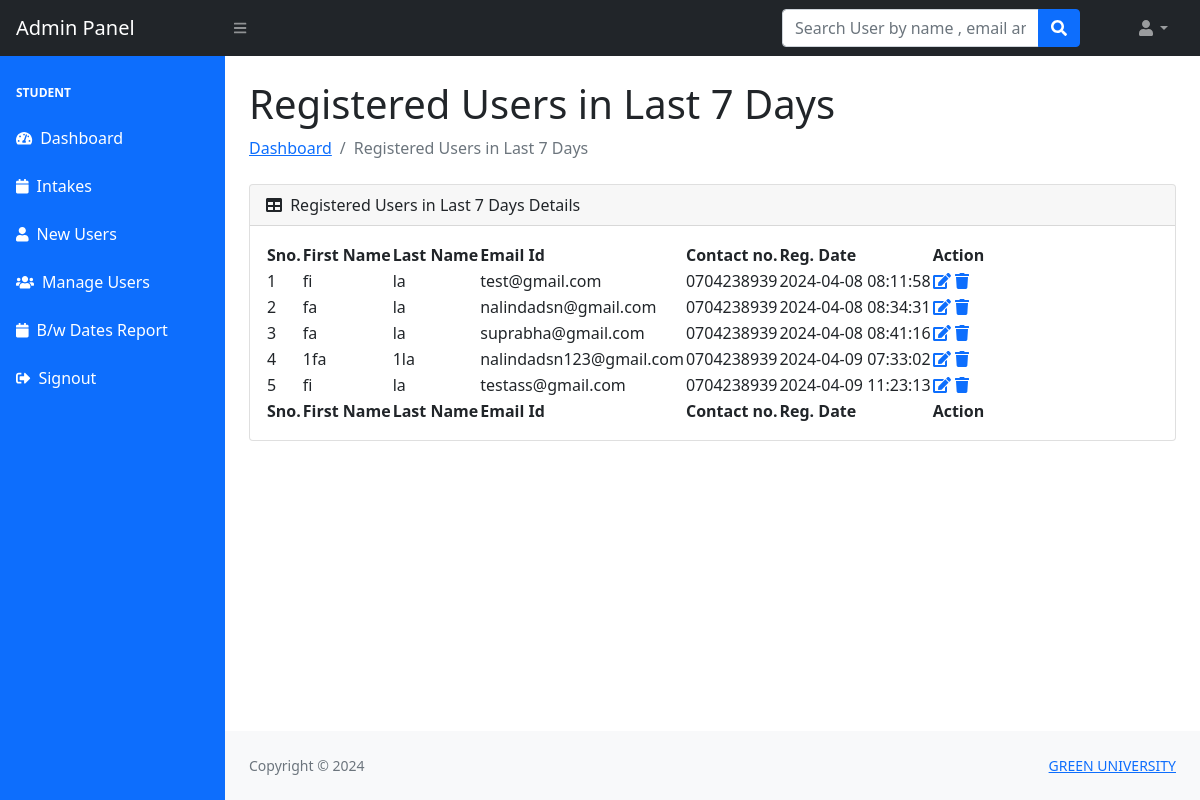
Screenshot of /admin/lastsevendays-reg-users.php (signed in) with the database file from the repository.
### tables this page shows
CREATE TABLE `users` (
  `id` int(11) NOT NULL,
  `fullName` varchar(400) DEFAULT NULL,
  `nameWithInitials` varchar(200) DEFAULT NULL,
  `indexNo` varchar(200) DEFAULT NULL,
  `intake` varchar(50) DEFAULT NULL,
  `fname` varchar(255) DEFAULT NULL,
  `lname` varchar(255) DEFAULT NULL,
  `email` varchar(255) DEFAULT NULL,
  `password` varchar(300) DEFAULT NULL,
  `contactno` varchar(11) DEFAULT NULL,
  `posting_date` timestamp NOT NULL DEFAULT current_timestamp()
);

### admin/lastsevendays-reg-users.php (the view, shortened to what this page needs)
<?php session_start();
include_once('../includes/config.php');
if (strlen($_SESSION['adminid']==0)) {
  header('location:logout.php');
  } else{
   ?>
<!DOCTYPE html>
<html lang="en">
    <head>
        <link href="https://cdn.jsdelivr.net/npm/simple-datatables@latest/dist/style.css" rel="stylesheet" />
        <link href="../css/styles.css" rel="stylesheet" />
    </head>
    <body class="sb-nav-fixed">
      <?php include_once('includes/navbar.php');?>
        <div id="layoutSidenav">
         <?php include_once('includes/sidebar.php');?>
            <div id="layoutSidenav_content">
                <main>
                    <div class="container-fluid px-4">
                        <h1 class="mt-4">Registered Users in Last 7 Days </h1>
                        <ol class="breadcrumb mb-4">
                            <li class="breadcrumb-item"><a href="dashboard.php">Dashboard</a></li>
                            <li class="breadcrumb-item active">Registered Users in Last 7 Days </li>
                        </ol>
                        <div class="card mb-4">
                            <div class="card-header">
                                <i class="fas fa-table me-1"></i>
                          Registered Users in Last 7 Days  Details
                            </div>
                            <div class="card-body">
                                <table id="datatablesSimple">
                                    <thead>
                                        <tr>
                                             <th>Sno.</th>
                                  <th>First Name</th>
                                  <th> Last Name</th>
                                  <th> Email Id</th>
                                  <th>Contact no.</th>
                                  <th>Reg. Date</th>
                                  <th>Action</th>
                                        </tr>
                                    </thead>
                                    <tfoot>
                                        <tr>
                                             <th>Sno.</th>
                                  <th>First Name</th>
                                  <th> Last Name</th>
                                  <th> Email Id</th>
                                  <th>Contact no.</th>
                                  <th>Reg. Date</th>
                                  <th>Action</th>
                                        </tr>
                                    </tfoot>
                                    <tbody>
                                              <?php $ret=mysqli_query($con,"select * from users where date(posting_date)>=now() - INTERVAL 7 day");
                              $cnt=1;
                              while($row=mysqli_fetch_array($ret))
                              {?>
                              <tr>
                              <td><?php echo $cnt;?></td>
                                  <td><?php echo $row['fname'];?></td>
                                  <td><?php echo $row['lname'];?></td>
                                  <td><?php echo $row['email'];?></td>
                                  <td><?php echo $row['contactno'];?></td>  <td><?php echo $row['posting_date'];?></td>
                                  <td>
                                     <a href="user-profile.php?uid=<?php echo $row['id'];?>">
                          <i class="fas fa-edit"></i></a>
                                     <a href="manage-users.php?id=<?php echo $row['id'];?>" onClick="return confirm('Do you really want to delete');"><i class="fa fa-trash" aria-hidden="true"></i></a>
                                  </td>
                              </tr>
                              <?php $cnt=$cnt+1; }?>
                                    </tbody>
                                </table>
                            </div>
                        </div>
                    </div>
                </main>
  <?php include('../includes/footer.php');?>
            </div>
        </div>
    </body>
</html>
<?php } ?>

### rows the page displays
users: fname "fi", lname "la", email "test@gmail.com", contactno "0704238939", posting_date "2024-04-08 08:11:58"
users: fname "fa", lname "la", email "nalindadsn@gmail.com", contactno "0704238939", posting_date "2024-04-08 08:34:31"
users: fname "fa", lname "la", email "suprabha@gmail.com", contactno "0704238939", posting_date "2024-04-08 08:41:16"
users: fname "1fa", lname "1la", email "nalindadsn123@gmail.com", contactno "0704238939", posting_date "2024-04-09 07:33:02"
users: fname "fi", lname "la", email "testass@gmail.com", contactno "0704238939", posting_date "2024-04-09 11:23:13"
